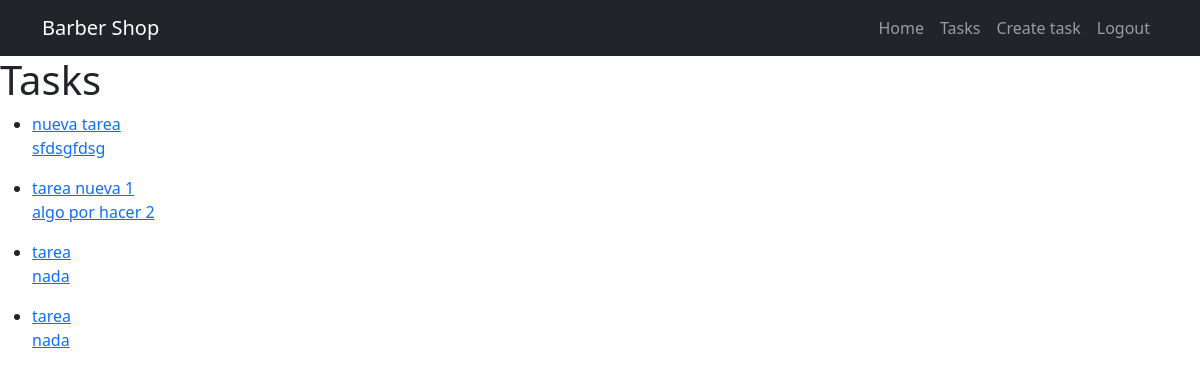
/tasks/ (signed in), run on the app's committed database.
### tasks/models.py (models this page shows, shortened)
class task(models.Model):
    title = models.CharField(max_length=100)
    description = models.TextField(blank=True)
    created = models.DateTimeField(auto_now_add=True)
    datecompleted = models.DateTimeField(null=True, blank=True)
    important = models.BooleanField(default=False)
    user = models.ForeignKey(User, on_delete=models.CASCADE)

### tasks/views.py (the view)
# urls.py: path('tasks/', views.tasks, name='tasks'),
def tasks(request):
    tasks = task.objects.filter(user=request.user, datecompleted__isnull=True)
    return render(request, 'tasks.html', {'tasks': tasks})

### tasks/templates/tasks.html (shortened to what this page needs)
{% extends 'base.html' %}
{% block content %}
<h1>Tasks</h1>
<ul>
    {% for task in tasks %}
    <li>
        <a href="{% url 'task_detail' task.id %}">
            {% if task.important %}
            <strong>{{task.title}}</strong>
            {% else %}
                    {{task.title}}
            {% endif %}
            <p>{{task.description}}</p>
        </a>
    </li>
    {% endfor %}
</ul>
{% endblock %}

### data on the page
task: title "nueva tarea", description "sfdsgfdsg"
task: title "tarea nueva 1", description "algo por hacer 2"
task: title "tarea", description "nada"
task: title "tarea", description "nada"
